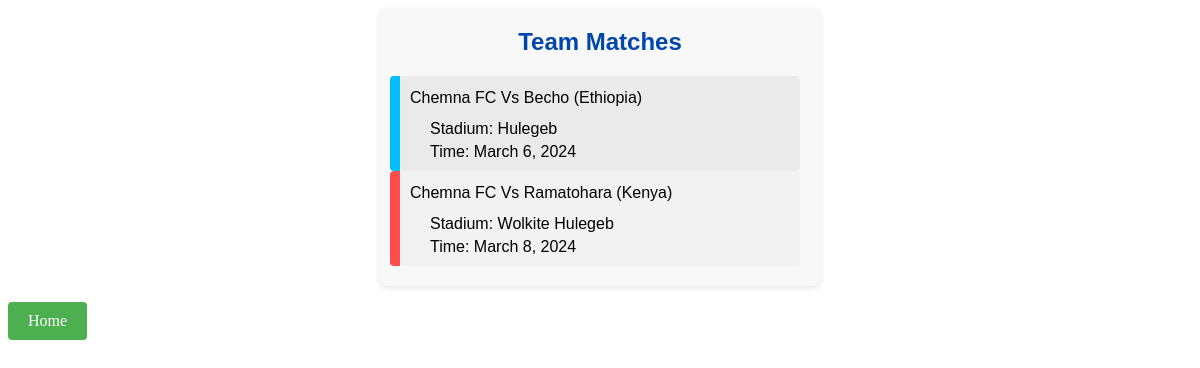
Before: /match with the older database file.
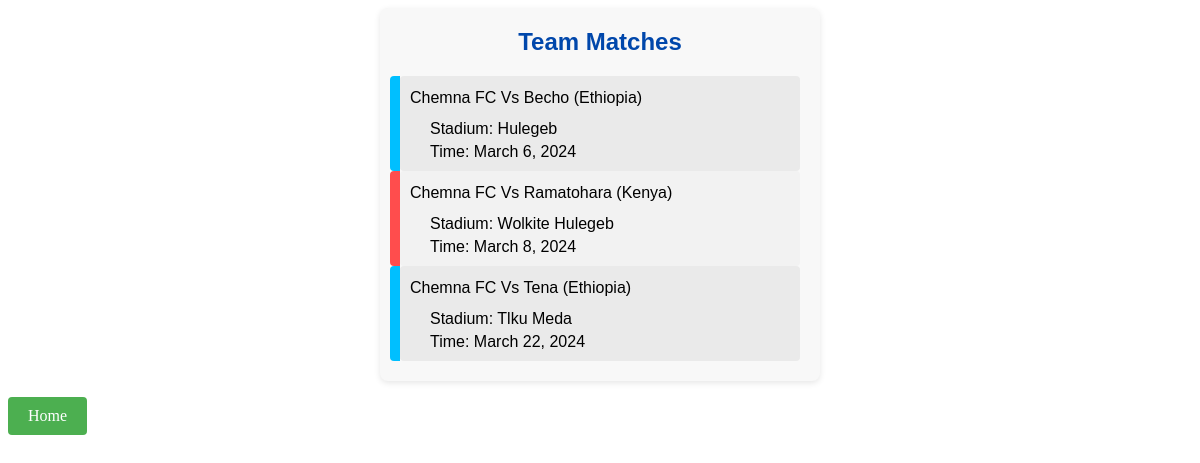
After: the same page with the newer database file.
### chemnaFC/models.py (models this page shows, shortened)
class Matches(models.Model):
    club_name = models.ForeignKey(Clubs, on_delete=models.CASCADE, null=True)
    date = models.DateField()
    stadium = models.CharField(max_length=200)

class Clubs(models.Model):
    cname = models.CharField( max_length=200)
    cadress = models.OneToOneField(Adress,on_delete=models.CASCADE, null= True)
    ccountry = models.CharField(max_length=150)
    ccompetitions = models.CharField(max_length=150)
    def __str__(self):
       return f"{self.cname} ({self.ccountry})"

### chemnaFC/views.py (the view)
# urls.py: path("match",views.match, name ="match_page"),
def match(request):
    match = Matches.objects.all()
    return render(request , "chemnaFC/match.html", {"match":match})

### chemnaFC/templates/chemnaFC/match.html (shortened to what this page needs)
{% extends "base.html" %}
{% block content %}
<div class="team-matches">
  <h3>Team Matches</h3>
  {% for games in match %}
    <ul class="game-color">
      <li>Chemna FC Vs {{ games.club_name|title }}</li>
      <ul>Stadium: {{ games.stadium|title }}</ul>
      <ul>Time: {{ games.date|date }}</ul>
    </ul>
  {% endfor %}
</div>
<p><a class="home-link" href="{% url 'index_page' %}">Home</a></p>
{% endblock %}

Changed rows visible on the page:
added Matches: club_name "Tena (Ethiopia)", stadium "Tlku Meda", date "March 22, 2024"
